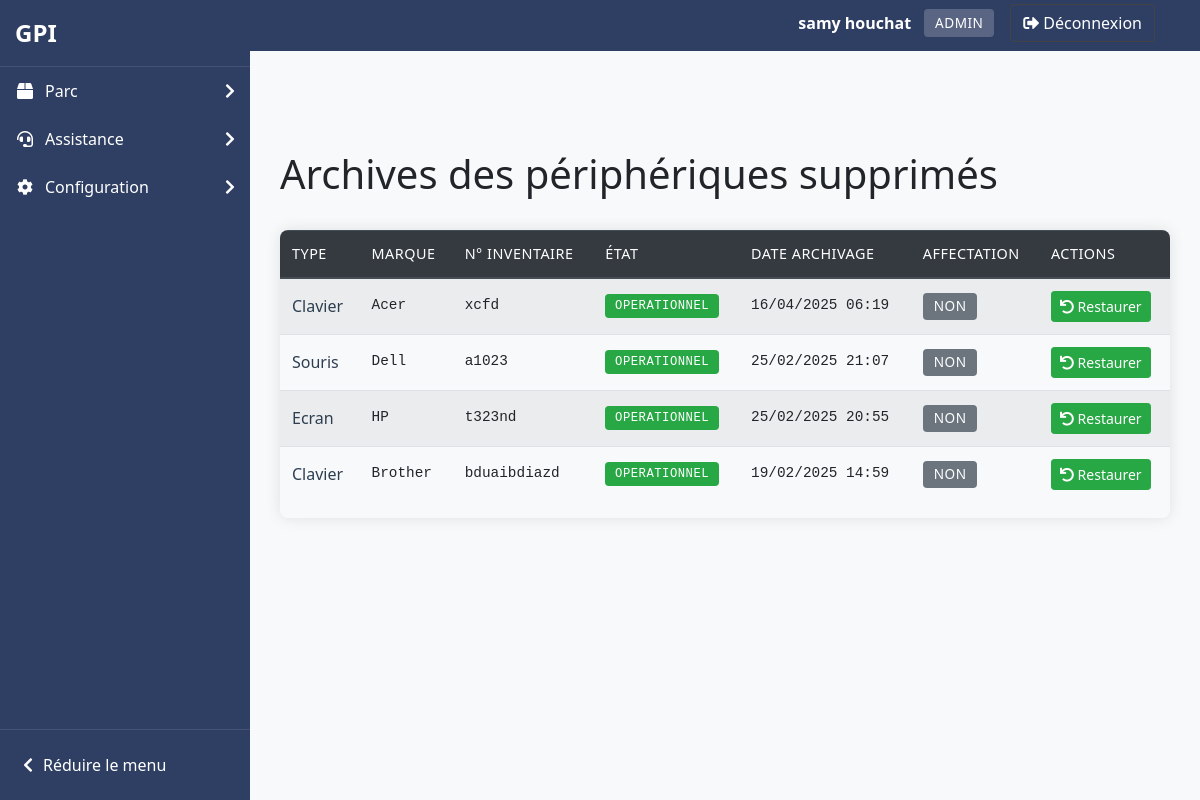
The page /pages/archives/archives_peripherique.php (signed in) on the database its author committed.
### tables this page shows
CREATE TABLE IF NOT EXISTS `users` (
  `id_user` int NOT NULL AUTO_INCREMENT,
  `prenom` varchar(100) NOT NULL,
  `nom` varchar(100) NOT NULL,
  `email` varchar(255) NOT NULL,
  `password` varchar(255) NOT NULL,
  `id_role` int NOT NULL,
  `date_created` timestamp NULL DEFAULT CURRENT_TIMESTAMP,
  `code_utilisateur` varchar(6) DEFAULT NULL,
  PRIMARY KEY (`id_user`),
  UNIQUE KEY `email` (`email`),
  UNIQUE KEY `code_utilisateur` (`code_utilisateur`),
  KEY `fk_users_role` (`id_role`),
  KEY `idx_code_utilisateur` (`code_utilisateur`)
);

CREATE TABLE IF NOT EXISTS `roles` (
  `id_role` int NOT NULL AUTO_INCREMENT,
  `role_name` varchar(50) NOT NULL,
  PRIMARY KEY (`id_role`),
  UNIQUE KEY `role_name` (`role_name`)
);

CREATE TABLE IF NOT EXISTS `archives_peripherique` (
  `id_archive` int NOT NULL AUTO_INCREMENT,
  `id_peripherique` int NOT NULL,
  `type` enum('Clavier','Souris','Ecran') NOT NULL,
  `id_marque` int NOT NULL,
  `nom_marque` varchar(255) DEFAULT NULL,
  `numero_inventaire` varchar(255) NOT NULL,
  `etat` enum('Operationnel','En panne') DEFAULT 'Operationnel',
  `date_ajout` datetime DEFAULT NULL,
  `supprime_le` datetime DEFAULT NULL,
  `est_affecte` tinyint(1) DEFAULT NULL,
  `date_archive` timestamp NOT NULL DEFAULT CURRENT_TIMESTAMP,
  PRIMARY KEY (`id_archive`)
);

CREATE TABLE IF NOT EXISTS `marque` (
  `id_marque` int NOT NULL AUTO_INCREMENT,
  `nom_marque` varchar(255) NOT NULL,
  PRIMARY KEY (`id_marque`),
  UNIQUE KEY `nom_marque` (`nom_marque`)
);

### pages/archives/archives_peripherique.php (the view, shortened to what this page needs)
<?php
require_once '../../includes/functions.php';
afficherHeader('Archives des périphériques', 2);
try {
    $pdo = connectDB();
    $stmt = $pdo->query("
        SELECT ap.*, m.nom_marque
        FROM archives_peripherique ap
        LEFT JOIN marque m ON ap.id_marque = m.id_marque
        ORDER BY date_archive DESC
    ");
    $archives = $stmt->fetchAll();
    echo '<div class="d-flex justify-content-between align-items-center mb-4">';
    echo '<h1>Archives des périphériques supprimés</h1>';
    echo '</div>';
    if (empty($archives)) {
        echo '<div class="alert alert-info">Aucun périphérique archivé.</div>';
    } else {
        echo '<div class="table-responsive">';
        echo '<table class="table table-striped">';
        echo '<thead class="thead-dark">';
        echo '<tr>';
        echo '<th>Type</th>';
        echo '<th>Marque</th>';
        echo '<th>N° Inventaire</th>';
        echo '<th>État</th>';
        echo '<th>Date archivage</th>';
        echo '<th>Affectation</th>';
        echo '<th>Actions</th>';
        echo '</tr>';
        echo '</thead>';
        echo '<tbody>';
        foreach ($archives as $archive) {
            echo '<tr>';
            echo '<td>' . htmlspecialchars($archive['type']) . '</td>';
            echo '<td>' . htmlspecialchars($archive['nom_marque']) . '</td>';
            echo '<td>' . htmlspecialchars($archive['numero_inventaire']) . '</td>';
            echo '<td><span class="badge badge-' . ($archive['etat'] === 'Operationnel' ? 'success' : 'danger') . '">' . htmlspecialchars($archive['etat']) . '</span></td>';
            echo '<td>' . date('d/m/Y H:i', strtotime($archive['date_archive'])) . '</td>';
            echo '<td><span class="badge badge-' . ($archive['est_affecte'] ? 'info' : 'secondary') . '">' . ($archive['est_affecte'] ? 'Oui' : 'Non') . '</span></td>';
            echo '<td>';
            echo '<form method="post" class="d-inline">';
            echo '<button type="submit" name="restaurer" class="btn btn-success btn-sm restore-btn">';
            echo '<i class="fas fa-undo"></i> Restaurer</button>';
            echo '</form>';
            echo '</td>';
            echo '</tr>';
        }
        echo '</tbody>';
        echo '</table>';
        echo '</div>';
    }
} catch (Exception $e) {
    echo '<div class="alert alert-danger">Erreur : ' . htmlspecialchars($e->getMessage()) . '</div>';
}
afficherFooter();
?>

### includes/functions.php (shortened to what this page needs)
<?php
function connectDB() {
    $host = 'localhost';
    $db   = 'gpii';
    $user = 'root';
    $pass = '';
    $charset = 'utf8mb4';
    $dsn = "mysql:host=$host;dbname=$db;charset=$charset";
    $options = [
        PDO::ATTR_ERRMODE => PDO::ERRMODE_EXCEPTION,
        PDO::ATTR_DEFAULT_FETCH_MODE => PDO::FETCH_ASSOC
    ];
    return new PDO($dsn, $user, $pass, $options);
}
function afficherHeader($titre, $niveau = 1, $afficher_sidebar = true) {
    $prefix = str_repeat('../', $niveau);
    echo '<!DOCTYPE html>';
    echo '<html lang="fr">';
    echo '<head>';
    echo '<link rel="stylesheet" href="' . $prefix . 'assets/css/bootstrap.css">';
    echo '<link rel="stylesheet" href="' . $prefix . 'assets/css/custom.css">';
    echo '<link rel="stylesheet" href="https://cdnjs.cloudflare.com/ajax/libs/font-awesome/5.15.3/css/all.min.css">';
    echo '</head>';
    echo '<body>';
    if ($afficher_sidebar) {
        echo '<div class="sidebar-glpi">';
        echo '<div class="sidebar-header">';
        echo '<a href="' . $prefix . 'index.php" class="logo-container">';
        echo '<span class="logo-text">GPI</span>';
        echo '</a>';
        echo '</div>';
        echo '<nav class="sidebar-nav">';
        echo '<ul class="sidebar-menu">';
        if (isset($_SESSION['user_role']) && ($_SESSION['user_role'] == 1 || $_SESSION['user_role'] == 2)) {
            echo '<li class="sidebar-item">';
            echo '<a href="#" class="sidebar-link">';
            echo '<i class="fas fa-box sidebar-icon"></i>';
            echo '<span>Parc</span>';
            echo '<i class="fas fa-chevron-right sidebar-arrow"></i>';
            echo '</a>';
            echo '</li>';
        }
        echo '<li class="sidebar-item">';
        echo '<a href="#" class="sidebar-link">';
        echo '<i class="fas fa-headset sidebar-icon"></i>';
        echo '<span>Assistance</span>';
        echo '<i class="fas fa-chevron-right sidebar-arrow"></i>';
        echo '</a>';
        echo '</li>';
        if (isset($_SESSION['user_role']) && $_SESSION['user_role'] == 1) {
            echo '<li class="sidebar-item">';
            echo '<a href="#" class="sidebar-link">';
            echo '<i class="fas fa-cog sidebar-icon"></i>';
            echo '<span>Configuration</span>';
            echo '<i class="fas fa-chevron-right sidebar-arrow"></i>';
            echo '</a>';
            echo '</li>';
        }
        echo '</ul>';
        echo '</nav>';
        echo '<div class="sidebar-footer">';
        echo '<button class="btn-collapse" id="collapseMenu">';
        echo '<i class="fas fa-chevron-left"></i>';
        echo '<span>Réduire le menu</span>';
        echo '</button>';
        echo '</div>';
        echo '</div>';
    }
    echo '<nav class="navbar navbar-expand-lg navbar-dark bg-primary mb-4" style="position: relative;">';
    echo '<div class="container d-flex justify-content-between align-items-center">';
    echo '<a class="navbar-brand" href="' . $prefix . 'index.php">GPI</a>';
    echo '<div class="d-flex align-items-center">';
    if (isset($_SESSION['user_id'])) {
        $pdo = connectDB();
        $stmt = $pdo->prepare("SELECT u.nom, u.prenom, r.role_name FROM users u JOIN roles r ON u.id_role = r.id_role WHERE u.id_user = ?");
        $stmt->execute([$_SESSION['user_id']]);
        $user = $stmt->fetch();
        echo '<div class="navbar-user-info mr-3">';
        echo '<span class="user-name text-white mr-2">' . htmlspecialchars($user['prenom'] . ' ' . $user['nom']) . '</span>';
        echo '<span class="user-role badge badge-light">' . htmlspecialchars($user['role_name']) . '</span>';
        echo '</div>';
        echo '<a href="' . $prefix . 'includes/logout.php" class="btn btn-outline-light"><i class="fas fa-sign-out-alt mr-1"></i>Déconnexion</a>';
    } else {
        echo '<a href="' . $prefix . 'index.php" class="btn btn-outline-light"><i class="fas fa-sign-in-alt mr-1"></i>Connexion</a>';
    }
    echo '</div>';
    echo '</div>';
    echo '</nav>';
    if ($afficher_sidebar) {
        echo '<div class="container" style="margin-top: 20px;">';
    } else {
        echo '<div class="container-fluid" style="margin-top: 20px;">';
    }
}
function afficherFooter() {
    echo '</div>';
    echo '</body>';
    echo '</html>';
}
        ?>

### assets/css/custom.css (style rules this page uses)
body { margin: 0; padding: 0; font-family: Arial, sans-serif; overflow-x: hidden; transition: all 0.3s ease; }
body .container { width: calc(100% - 30px); max-width: 1140px; margin-top: 70px; margin-left: auto; margin-right: auto; transition: all 0.3s ease; }
body:not(.sidebar-collapsed) { padding-left: 250px; }
.user-name { color: #fff; }
.user-role { background-color: rgba(255, 255, 255, 0.2); color: #fff; }
.btn-outline-light { border-color: #444; color: #fff; }
.navbar-brand { color: #fff !important; font-weight: bold; }
.navbar-user-info { display: flex; align-items: center; }
.sidebar-glpi { width: 250px; background-color: #2f3f63; color: white; height: 100vh; position: fixed; left: 0; top: 0; z-index: 1000; transition: all 0.3s ease; display: flex; flex-direction: column; }
.sidebar-header { padding: 15px; border-bottom: 1px solid rgba(255, 255, 255, 0.1); }
.logo-container { display: flex; align-items: center; text-decoration: none; color: white; }
.logo-text { font-size: 24px; font-weight: bold; color: white; }
.sidebar-nav { flex: 1; overflow-y: auto; padding-bottom: 20px; }
.sidebar-menu { list-style: none; padding: 0; margin: 0; }
.sidebar-item { position: relative; }
.sidebar-link { display: flex; align-items: center; padding: 12px 15px; color: white; text-decoration: none; transition: all 0.3s ease; }
.sidebar-icon { width: 20px; margin-right: 10px; text-align: center; }
.sidebar-arrow { margin-left: auto; transition: transform 0.3s ease; }
.sidebar-footer { padding: 15px; border-top: 1px solid rgba(255, 255, 255, 0.1); }
.btn-collapse { display: flex; align-items: center; background: none; border: none; color: white; cursor: pointer; padding: 8px; width: 100%; text-align: left; }
.btn-collapse i { margin-right: 10px; }
.badge { font-weight: 500; padding: 0.4em 0.6em; border-radius: 4px; }
body { font-family: 'Segoe UI', Tahoma, Geneva, Verdana, sans-serif; background-color: #f8f9fa; }
.restore-btn { transition: all 0.3s ease; position: relative; overflow: hidden; }
.restore-btn::after { content: ''; position: absolute; top: 50%; left: 50%; width: 5px; height: 5px; background: rgba(255, 255, 255, 0.5); opacity: 0; border-radius: 100%; transform: scale(1, 1) translate(-50%); transform-origin: 50% 50%; }
.table-responsive { box-shadow: 0 0 15px rgba(0, 0, 0, 0.1); border-radius: 8px; overflow: hidden; }
.table thead th { background-color: #343a40; color: white; border-bottom: 2px solid #454d55; }
.table td { vertical-align: middle; }
td:nth-child(2), td:nth-child(3), td:nth-child(4), td:nth-child(5) { font-family: 'Consolas', monospace; font-size: 0.9em; }
.badge { padding: 0.5em 0.8em; font-size: 0.85em; font-weight: 500; text-transform: uppercase; letter-spacing: 0.5px; }
.restore-btn { transition: all 0.3s ease; white-space: nowrap; }
.table-responsive { margin-top: 1rem; border-radius: 8px; box-shadow: 0 0 15px rgba(0,0,0,0.1); }
.table thead th { background-color: #343a40; color: white; font-weight: 500; text-transform: uppercase; font-size: 0.9em; letter-spacing: 0.5px; }
.table tbody tr { transition: background-color 0.2s ease; }
td:first-child { font-weight: 500; color: #2c3e50; }
.navbar { right: 250px; margin-right: -251px; }
.bg-primary { background-color: #2f3f63 !important; }

### rows shown on the page
users: prenom+nom "samy houchat", id_role.role_name "ADMIN"
archives_peripherique: type "Clavier", id_marque.nom_marque "Acer", numero_inventaire "xcfd", etat "OPERATIONNEL", date_archive "16/04/2025 06:19", est_affecte "NON"
archives_peripherique: type "Souris", id_marque.nom_marque "Dell", numero_inventaire "a1023", etat "OPERATIONNEL", date_archive "25/02/2025 21:07", est_affecte "NON"
archives_peripherique: type "Ecran", id_marque.nom_marque "HP", numero_inventaire "t323nd", etat "OPERATIONNEL", date_archive "25/02/2025 20:55", est_affecte "NON"
archives_peripherique: type "Clavier", id_marque.nom_marque "Brother", numero_inventaire "bduaibdiazd", etat "OPERATIONNEL", date_archive "19/02/2025 14:59", est_affecte "NON"
